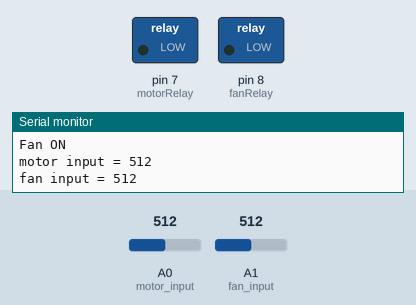
The sketch below on a simulated Arduino Uno, built with avr-gcc and run on an emulated ATmega328P. On the bench: switched loads named in the sketch (green lamp = pin HIGH), the last lines printed to the serial monitor. The inputs (shaded band) are chosen by the test bench; at power-on: A0 (motor_input) = 512, A1 (fan_input) = 512.

Above: at 1.2 s.
1.3 s: A0 (motor_input) set to 494
At 2.3 s:
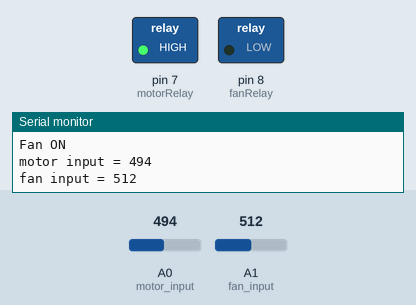
2.8 s: A1 (fan_input) set to 487
At 4.0 s:
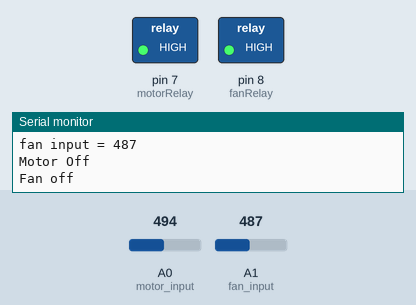
4.3 s: A0 (motor_input) set to 510
At 4.7 s:
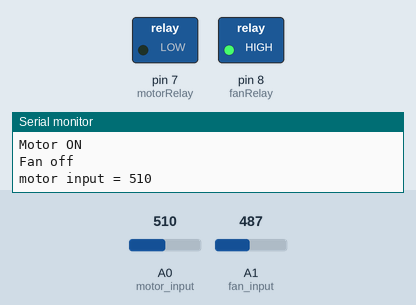
5.8 s: A1 (fan_input) set to 1023
At 6.5 s:
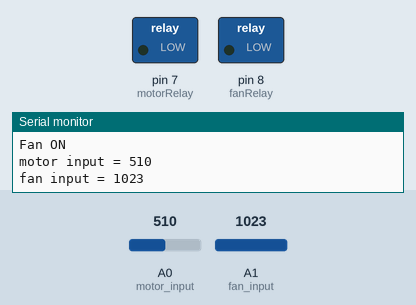
7.3 s: A0 (motor_input) set to 0
At 8.1 s:
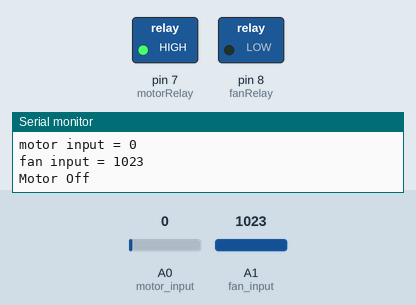
Timing chart, 0 to 9.8 s (numbered marks = the images above; inputs shaded):
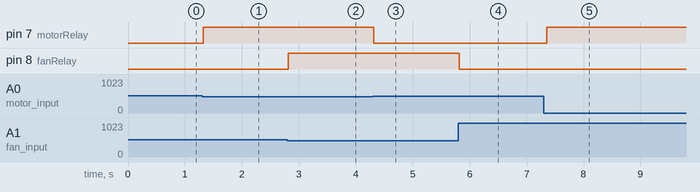

The sketch:

IOTIndustryProtectionArduino.ino
```cpp
#define motorRelay 7
#define fanRelay 8

#define motor_input A0
#define fan_input A1

void setup() {
  Serial.begin(9600);
  pinMode(motorRelay, OUTPUT);
  pinMode(fanRelay, OUTPUT);

  pinMode(motor_input, INPUT);
  pinMode(fan_input, INPUT);

  digitalWrite(motorRelay, HIGH);
  digitalWrite(fanRelay, HIGH);
}

void loop() {
  Serial.print("motor input = ");
  Serial.println(analogRead(motor_input));
  Serial.print("fan input = ");
  Serial.println(analogRead(fan_input));
  if(analogRead(motor_input ) > 500) {
    digitalWrite(motorRelay, LOW);
    Serial.println("Motor ON");
  } else{
    digitalWrite(motorRelay, HIGH);
    Serial.println("Motor Off");
  }
  if(analogRead(fan_input ) > 500) {
    digitalWrite(fanRelay, LOW);
    Serial.println("Fan ON");
  } else  {
    digitalWrite(fanRelay, HIGH);
    Serial.println("Fan off");
  }
}
```

Measured:
- the behaviour switches between 501 and 500 on A0 (motor_input) (found by bisection; images 0 and 1)
- the behaviour switches between 501 and 500 on A1 (fan_input) (found by bisection; images 1 and 2)
- after the input at 1.3 s, pin 7 (motorRelay): LOW → HIGH at once
- after the input at 2.8 s, pin 8 (fanRelay): LOW → HIGH at once
- after the input at 4.3 s, pin 7 (motorRelay): HIGH → LOW at once
- after the input at 5.8 s, pin 8 (fanRelay): HIGH → LOW at once
- after the input at 7.3 s, pin 7 (motorRelay): LOW → HIGH after 0.05 s
